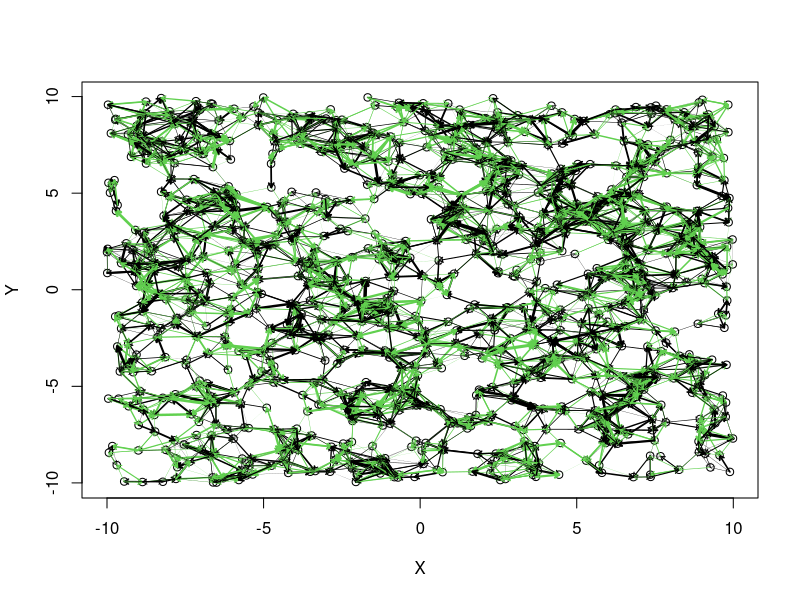
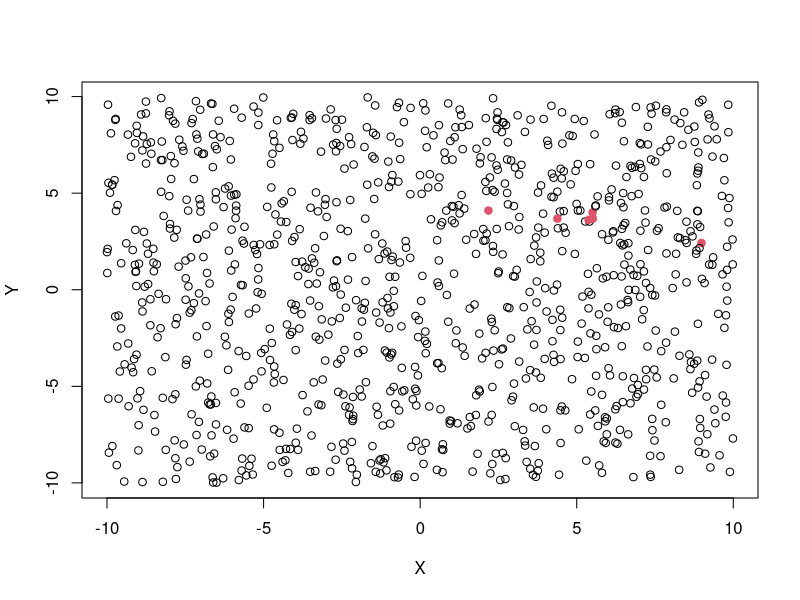
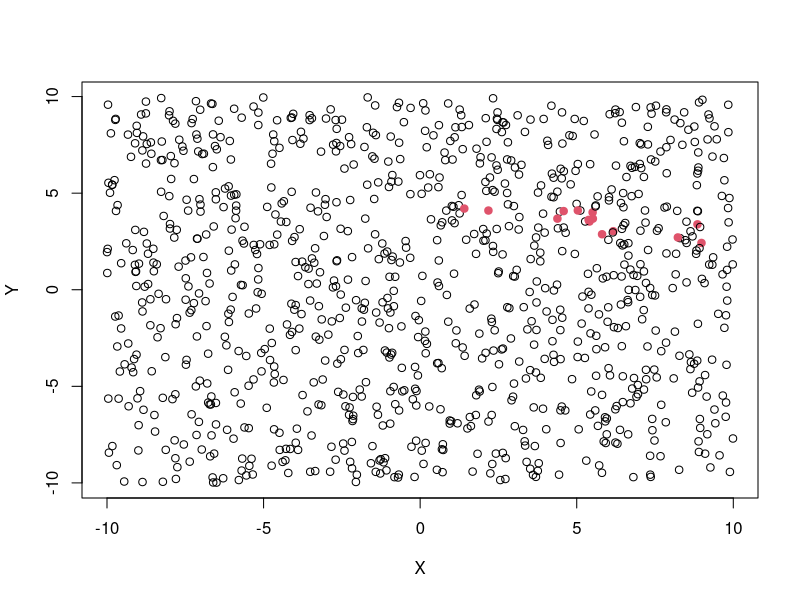
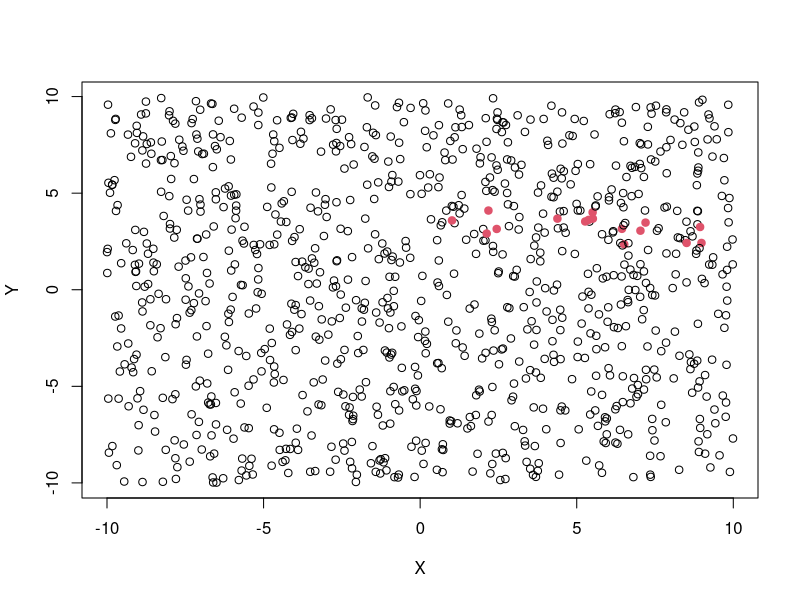
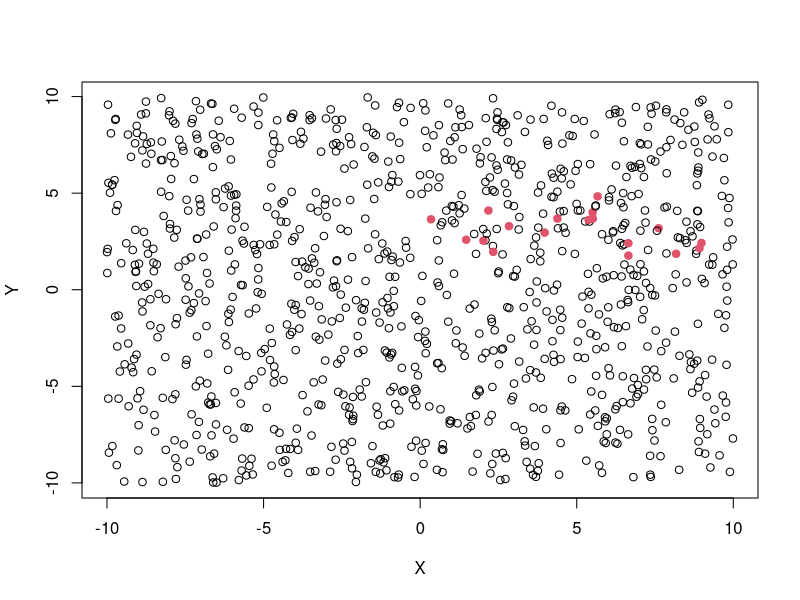
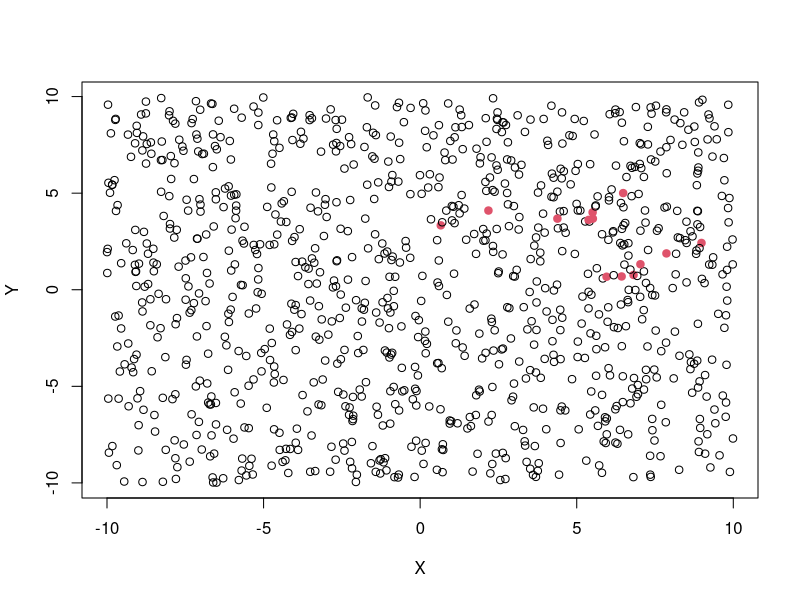
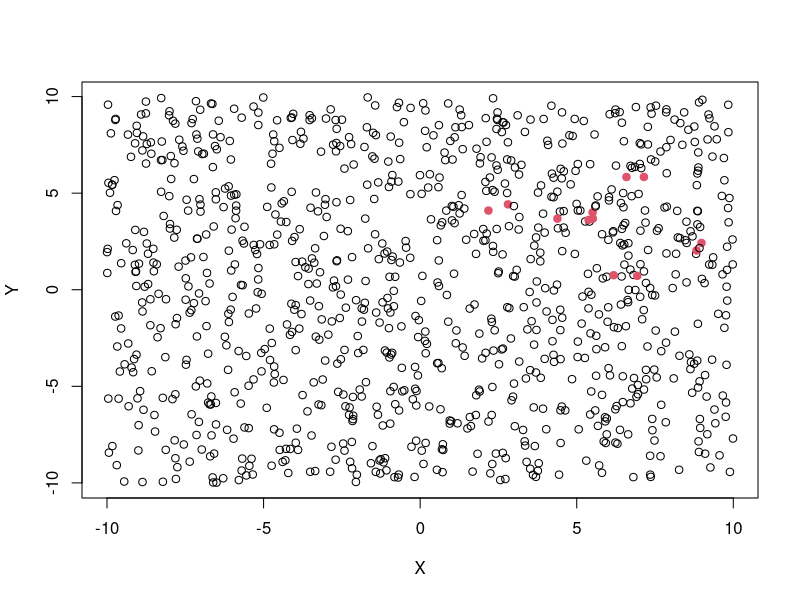
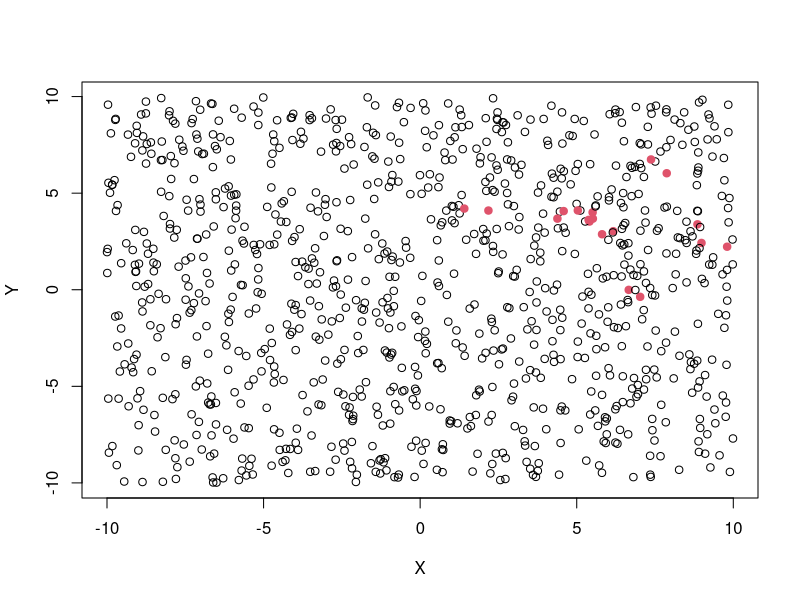

The R source for these figures, in order:

# signal depuis i vers j


N <- 1000
X <- runif(N,-10,10)# rnorm(N,0,1)
Y <- runif(N,-10,10)# rnorm(N,0,1)
# Z <- rnorm(N,0,1)



distances <- array(rep(0, N^2),c(N,N))
for(i in 1:N){
	for(j in 1:N){
		distances[i,j] <- sqrt((X[j]-X[i])^2+(Y[j]-Y[i])^2)
	}
}

connectome <- array(rep(0, N^2),c(N,N)) 		#####

for(i in 1:N){
	accessible <- which(distances[i,] < 1.3)
	if(length(accessible)>2){
		accessible <- accessible[-which(accessible == i)] #  pas d'auto-connexion
		nbconnexi <- sample(c(2:length(accessible)),1)
		connexi <- sample(accessible,nbconnexi)
		connectome[i,connexi] <- 1
	}
}

puissance <- connectome*array(rnorm(N^2,0,1),c(N,N)) 		#####


# visualisation du réseau
plot(Y~X)
for(i in 1:N){
	connectedto <- which(connectome[i,]==1)
	if(length(connectedto)>0){
		arrows(x0=rep(X[i],length(connectedto)), y0=rep(Y[i],length(connectedto)), x1 <- X[connectedto], y1 <- Y[connectedto],
		length=0.05, lwd=abs(puissance[i,][connectedto]), col=I(2+sign(puissance[i,][connectedto])))
	}
}

nbconfrom <- rowSums(connectome)

ninput <- 6

InputNeurons <- order(nbconfrom)[I(length(nbconfrom)-ninput+1):length(nbconfrom)]

nbconto <- colSums(connectome)

# noutput <- 2

# OutputNeurons <- order(nbconto)[I(length(nbconto)-noutput+1):length(nbconto)]

puissance2 <- puissance


##### neurons that fire together, wire together !

puissance <- puissance2
charge <- rep(0,N)
unavailable <- rep(0,N)

windows()
charge[InputNeurons] <- 10
lastfiring <- c()
count <- 0
for(tps in 1:1000){
	count <- count+1
	if(count==1){
		charge[InputNeurons] <- 10
		count <- 0
	}
	
	firing <- which(charge>1)	# id des neurones sufisamment chargés pour "fire"	
	
	charge[firing] <- 0		# décharge complète des neurones "firing"
	
	unavailable[firing] <- 5		# début de phase insensible
	unavailable <- unavailable-1
	unavailable[which(unavailable<0)] <- 0
	
	charge <- 1*charge	# décharge
	
	if(length(firing)>1){
		charging <- colSums(puissance[firing,])		# plusieurs neurones "fire"
	}else{
		if(length(firing)==1){
			charging <- puissance[firing,]		# un seul neurone "fire"
		}else{
			charging <- charge*0	# pas de "fire"
		}
	}
	charging[which(unavailable>0)] <- 0
	
	charge <- charge+charging		# chargement des neurones
	print(firing)
	
	# le lien entre un neurone qui "fire" et le ou les neurone(s) ayant contribué à le charger, doit être renforcé
	
	for(i in 1:length(firing)){
		
		reinforcelinkfrom <- lastfiring[which(connectome[lastfiring,firing[i]]==1)]
		puissance[reinforcelinkfrom,firing[i]] <- puissance[reinforcelinkfrom,firing[i]]*1.1
		
		
		
	}
	
	
	lastfiring <- firing
	
	
	fire <- rep(1,N)
	fire[firing] <- 2
		
	
	plot(Y~X, col=fire, pch=I((fire-1)*18)+1)
	
	
	
}

	
	







